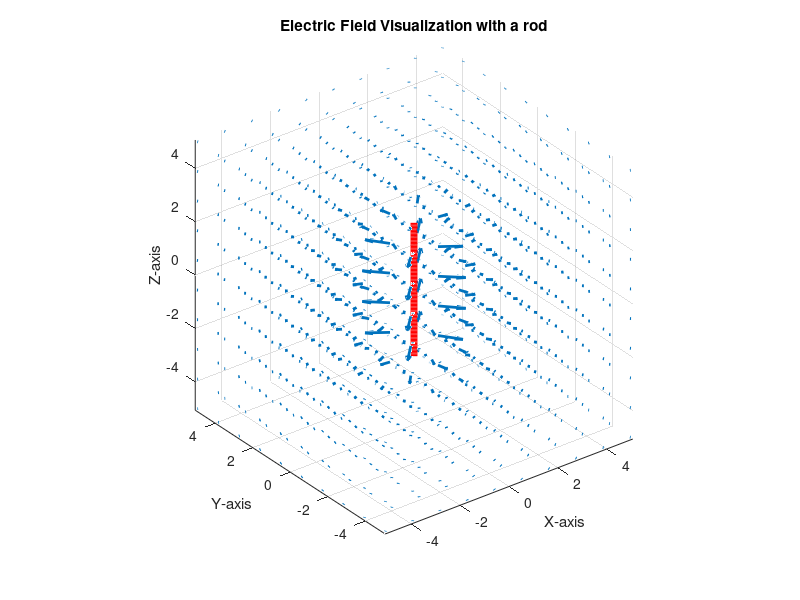

The MATLAB source for this figure:
%% Script to calculate the Static Electric Field on a charged wire

clear; close all; clc;

% Parameters

k = 8.854187817e-12;
L = 5;
n = 10;
lambda = 1; % C/m

[X, Y, Z] = meshgrid(linspace(-5, 5, n), linspace(-5, 5, n), linspace(-L, L, n));

rho = sqrt(X.^2 + Y.^2);

u1 = Z + L/2;
u2 = Z - L/2;

E_rho = (k*lambda) .* ( u1./sqrt((u1).^2 + (rho).^2) - u2./sqrt((u2).^2 + (rho).^2) ) ./ rho;
Ez = ((lambda*k)/3) * ( 1 ./ sqrt(rho.^2 + u2.^2) - 1 ./ sqrt(rho.^2 + u1.^2) );

% Avoid division by 0 in Ez
Ez(rho == 0) = eps; % Set a small value where rho is zero
E_rho(rho == 0) = eps;

Ex = E_rho .* X./rho;
Ey = E_rho .* Y./rho;

% Avoid division by 0 in Ex and Ey
Ex(rho == 0) = 0; % Set Ex to 0 where rho is zero
Ey(rho == 0) = 0; % Set Ey to 0 where rho is zero

% Calculate the electric field magnitude
E_magnitude = sqrt(Ex.^2 + Ey.^2 + Ez.^2);

figure; hold on;
quiver3(X, Y, Z, Ex, Ey, Ez, "LineWidth", 2);
z_wire = linspace(-L/2, +L/2, 100);
plot3( zeros(size(z_wire)), zeros(size(z_wire)), z_wire, 'r', 'LineWidth', 5);

xlabel('X-axis');
ylabel('Y-axis');
zlabel('Z-axis');
title('Electric Field Visualization with a rod');
grid on;
view(3)
axis equal;
view(3);
hold off;
